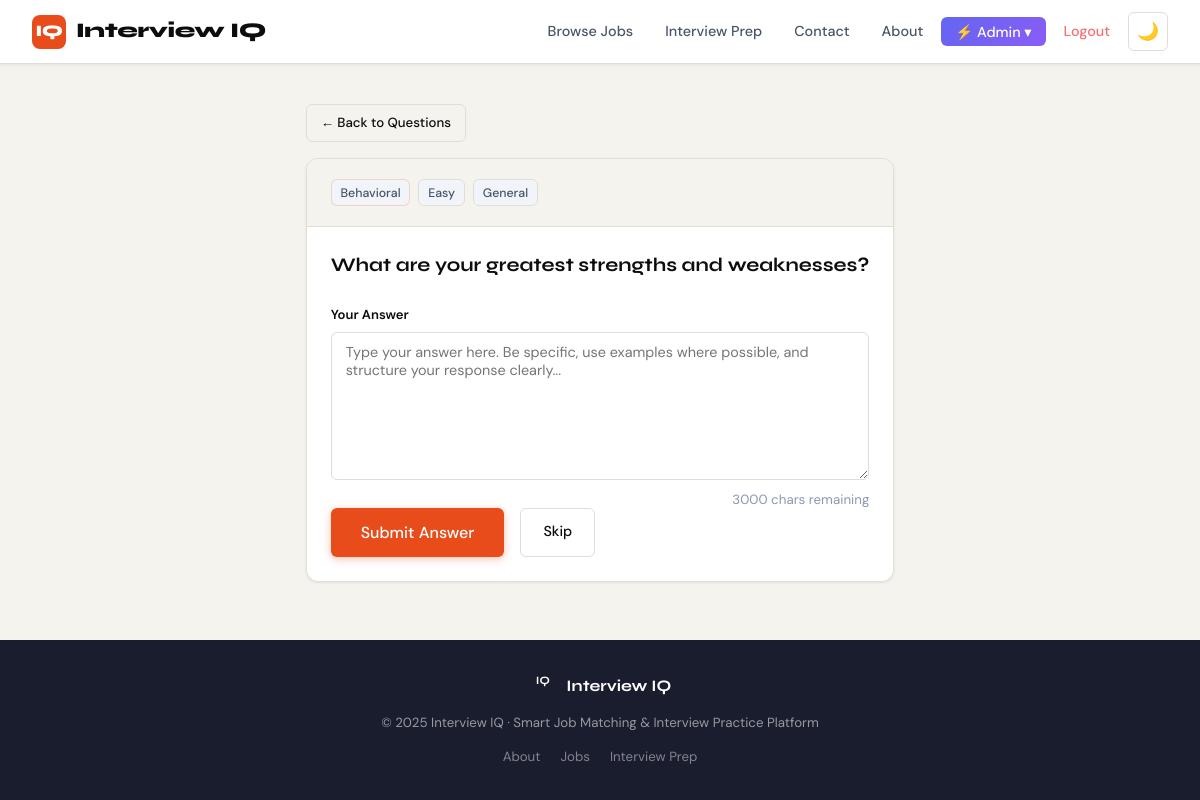
Screenshot of /interviews/3/practice/ (signed in) with the database file from the repository.
### interviews/models.py (models this page shows, shortened)
class InterviewQuestion(models.Model):
    CATEGORY = (
        ('behavioral','Behavioral'),
        ('technical','Technical'),
        ('situational','Situational'),
        ('hr','HR & Culture'),
        ('leadership','Leadership'),
    )
    DIFFICULTY = (('easy','Easy'),('medium','Medium'),('hard','Hard'))
    category = models.CharField(max_length=20, choices=CATEGORY)
    difficulty = models.CharField(max_length=10, choices=DIFFICULTY, default='medium')
    role_tag = models.CharField(max_length=100, blank=True, help_text='e.g. Software Engineer, Marketing')
    question = models.TextField()
    sample_answer = models.TextField()
    tips = models.TextField(blank=True)
    company = models.ForeignKey(CompanyProfile, on_delete=models.SET_NULL, null=True, blank=True, related_name='interview_questions', help_text='Leave blank for global questions')
    created_at = models.DateTimeField(auto_now_add=True)
    class Meta:
        ordering = ['category', 'difficulty']

### interviews/views.py (the view, shortened to what this page needs)
# urls.py: path('<int:pk>/practice/', views.practice, name='practice'),
@login_required
def practice(request, pk):
    if not request.user.is_jobseeker():
        messages.error(request, "Only job seekers can practice.")
        return redirect('question_bank')
    question = get_object_or_404(InterviewQuestion, pk=pk)
    session = None
    return render(request, 'interviews/practice.html', {
        'question': question,
        'session': session,
    })

### accounts/models.py (called while the page is built)
    def is_jobseeker(self):
        return self.user_type == 'jobseeker'

    def is_admin_user(self):
        return self.user_type == 'admin' or self.is_superuser

### templates/interviews/practice.html (shortened to what this page needs)
{% extends 'base.html' %}
{% block content %}
<div class="page-container" style="max-width:760px;">
  <a href="{% url 'question_bank' %}" class="btn btn-outline-dark btn-sm mb-2">← Back to Questions</a>
  <div class="card mb-2">
    <div class="card-header">
      <div style="display:flex;gap:0.5rem;align-items:center;">
        <span class="tag tag-accent">{{ question.get_category_display }}</span>
        <span class="tag">{{ question.get_difficulty_display }}</span>
        {% if question.role_tag %}<span class="tag">{{ question.role_tag }}</span>{% endif %}
      </div>
    </div>
    <div class="card-body">
      <h2 style="font-size:1.2rem;margin-bottom:1.5rem;line-height:1.5;">{{ question.question }}</h2>
      {% if not session %}
      <form method="post">
        <div class="form-group">
          <label class="form-label">Your Answer</label>
          <textarea name="user_answer" class="form-control" rows="7" data-maxlength="3000" placeholder="Type your answer here. Be specific, use examples where possible, and structure your response clearly..."></textarea>
        </div>
        <div style="display:flex;gap:1rem;">
          <button type="submit" class="btn btn-primary btn-lg">Submit Answer</button>
          <a href="{% url 'question_bank' %}" class="btn btn-outline-dark">Skip</a>
        </div>
      </form>
      {% endif %}
    </div>
  </div>
</div>
{% endblock %}

### static/css/style.css (style rules this page uses)
:root { --ink: #0d0d0d; --paper: #f5f3ee; --surface: #ffffff; --accent: #e84c1b; --accent-light: #ff6b3d; --accent-dim: #fde8e1; --gold: #d4a853; --gold-dim: #fdf3df; --slate: #4a5568; --muted: #8a9ab0; --border: #e2ddd6; --success: #2d7d46; --success-dim: #d4edda; --warning: #8a6200; --warning-dim: #fff3cd; --danger: #c0392b; --danger-dim: #fde8e6; --info: #1a6fa8; --info-dim: #d6eaf8; --shadow-sm: 0 1px 3px rgba(0,0,0,0.08); --shadow: 0 4px 16px rgba(0,0,0,0.10); --shadow-lg: 0 12px 40px rgba(0,0,0,0.14); --radius: 12px; --radius-sm: 6px; --radius-lg: 20px; }
*, *::before, *::after { box-sizing: border-box; margin: 0; padding: 0; }
html { scroll-behavior: smooth; }
body { font-family: 'DM Sans', system-ui, sans-serif; background: var(--paper); color: var(--ink); line-height: 1.65; min-height: 100vh; display: flex; flex-direction: column; }
h1,h2,h3,h4,h5,h6 { font-family: 'Syne', sans-serif; line-height: 1.15; font-weight: 700; }
a { color: inherit; text-decoration: none; transition: color 0.2s; }
.btn { display: inline-flex; align-items: center; gap: 8px; padding: 10px 22px; border-radius: var(--radius-sm); font-family: 'DM Sans', sans-serif; font-size: 0.9rem; font-weight: 500; border: none; cursor: pointer; transition: all 0.3s ease; text-decoration: none; white-space: nowrap; }
.btn-primary { background: var(--accent); color: white; box-shadow: 0 2px 8px rgba(232,76,27,0.35); }
.btn-outline-dark { background: transparent; color: var(--ink); border: 1.5px solid var(--border); }
.btn-sm { padding: 6px 14px; font-size: 0.82rem; }
.btn-lg { padding: 14px 30px; font-size: 1rem; }
.page-container { max-width: 1200px; margin: 0 auto; padding: 2.5rem 2rem; flex: 1; }
.card { background: var(--surface); border-radius: var(--radius); border: 1px solid var(--border); box-shadow: var(--shadow-sm); overflow: hidden; transition: box-shadow 0.25s, transform 0.25s; }
.card-body { padding: 1.5rem; }
.card-header { padding: 1.25rem 1.5rem; border-bottom: 1px solid var(--border); background: var(--paper); display: flex; justify-content: space-between; align-items: center; }
.tag { display: inline-flex; align-items: center; gap: 4px; padding: 3px 10px; border-radius: 100px; font-size: 0.78rem; font-weight: 500; background: var(--paper); color: var(--slate); border: 1px solid var(--border); }
.tag-accent { background: var(--accent-dim); color: var(--accent); border-color: rgba(232,76,27,0.2); }
.form-group { margin-bottom: 1.2rem; }
.form-label { display: block; font-size: 0.82rem; font-weight: 600; margin-bottom: 0.4rem; }
.form-control { width: 100%; padding: 10px 14px; border: 1.5px solid var(--border); border-radius: var(--radius-sm); font-family: 'DM Sans', sans-serif; font-size: 0.9rem; background: var(--surface); color: var(--ink); transition: border-color 0.2s, box-shadow 0.2s; }
textarea.form-control { resize: vertical; min-height: 90px; }
.mb-2 { margin-bottom: 1rem; }
.btn-sm { padding: 0.45rem 0.875rem; font-size: 0.83rem; }
.tag { background: #f1f5f9; color: #475569; padding: 0.15rem 0.55rem; border-radius: 6px; font-size: 0.77rem; font-weight: 500; }

### static/css/home-enhancements.css (style rules this page uses)
:root { --dark-bg: #0a0a0a; --dark-paper: #1a1a1a; --dark-surface: #252525; --dark-border: #404040; --dark-muted: #a0a0a0; }
.card { transition: all 0.4s cubic-bezier(0.25, 0.46, 0.45, 0.94); }

### rows the page displays
InterviewQuestion: category "Behavioral", difficulty "Easy", role_tag "General", question "What are your greatest strengths and weaknesses?"
